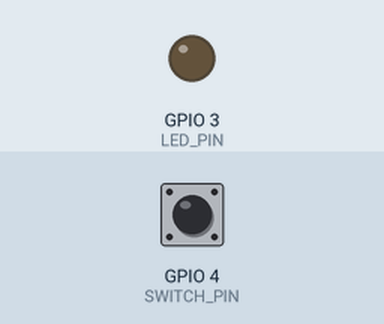
This program was run on a simulated Raspberry Pi (BCM pin numbers). On the bench: output pins drawn as LEDs (lit = HIGH). The inputs (shaded band) are chosen by the test bench; at power-on: GPIO 4 (SWITCH_PIN) LOW.

Above: at 1.2 s.
1.3 s: GPIO 4 (SWITCH_PIN) pulled HIGH for 0.15 s
At 1.4 s:
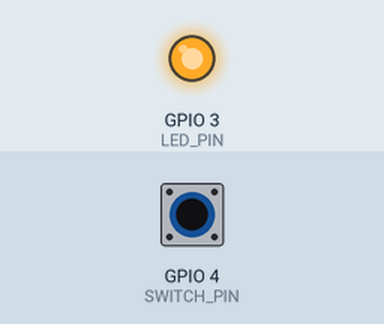
3.0 s: GPIO 4 (SWITCH_PIN) pulled HIGH for 3.2 s
At 7.4 s:
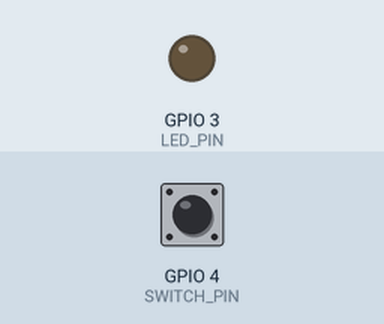
Timing chart, 0 to 8.9 s (numbered marks = the images above; inputs shaded):
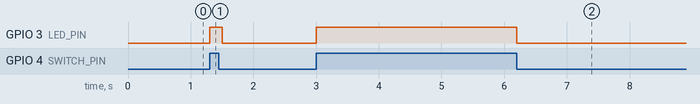

The program:

switch.py
```python
import RPi.GPIO as GPIO
import time

SWITCH_PIN = 4
LED_PIN = 3
GPIO.setmode(GPIO.BCM)
GPIO.setup(SWITCH_PIN,GPIO.IN,pull_up_down=GPIO.PUD_DOWN)
GPIO.setup(LED_PIN,GPIO.OUT)
try:
    while True:
        val = GPIO.input(SWITCH_PIN)
        GPIO.output(LED_PIN,val)
        time.sleep(0.1)
finally:
    GPIO.cleanup()
    print("hello?")
```

Measured:
- after the input at 1.3 s, GPIO 3 (LED_PIN): LOW → HIGH at once, → LOW 0.20 s later
- after the input at 3.0 s, GPIO 3 (LED_PIN): LOW → HIGH at once, → LOW 3.2 s later
